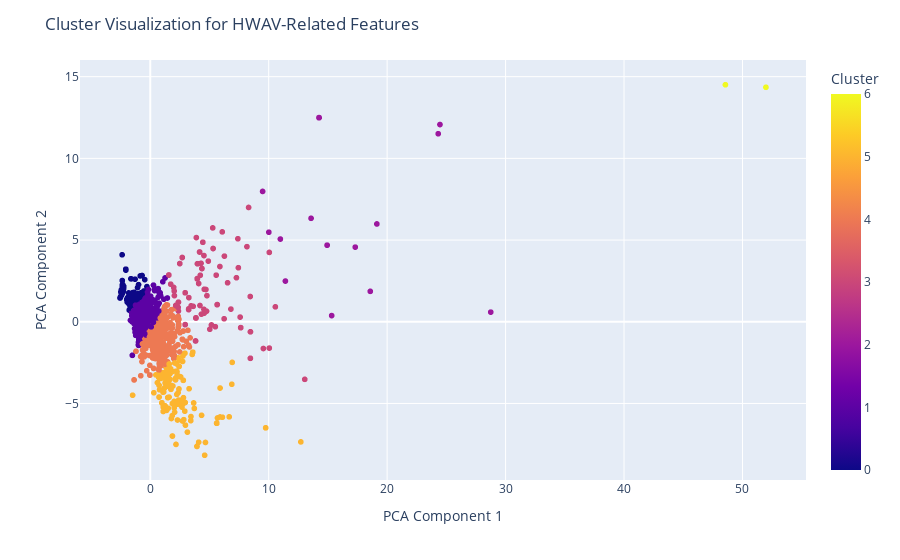

Here is the notebook cell this chart was saved with:
### Code cell
fig

### Figure 1 — Plotly figure (JSON) as saved in the notebook; plotly's stock layout.template omitted (floating-point values rounded to 4 significant figures; data arrays with more than 128 entries replaced by an {"elided": "..."} marker saying what was removed)
{"data": [{"customdata": {"elided": "2960x2 mixed values"}, "hovertemplate": "PCA1=%{x}<br>PCA2=%{y}<br>County=%{customdata[0]}<br>FIPS=%{customdata[1]}<br>Cluster=%{marker.color}<extra></extra>", "legendgroup": "", "marker": {"color": {"elided": "2960 int values"}, "coloraxis": "coloraxis", "symbol": "circle"}, "mode": "markers", "name": "", "showlegend": false, "type": "scattergl", "x": {"elided": "2960 float values"}, "xaxis": "x", "y": {"elided": "2960 float values"}, "yaxis": "y"}], "layout": {"coloraxis": {"colorbar": {"title": {"text": "Cluster"}}, "colorscale": [[0, "#0d0887"], [0.1111, "#46039f"], [0.2222, "#7201a8"], [0.3333, "#9c179e"], [0.4444, "#bd3786"], [0.5556, "#d8576b"], [0.6667, "#ed7953"], [0.7778, "#fb9f3a"], [0.8889, "#fdca26"], [1, "#f0f921"]]}, "legend": {"tracegroupgap": 0}, "margin": {"t": 60}, "title": {"text": "Cluster Visualization for HWAV-Related Features"}, "xaxis": {"anchor": "y", "domain": [0, 1], "title": {"text": "PCA Component 1"}}, "yaxis": {"anchor": "x", "domain": [0, 1], "title": {"text": "PCA Component 2"}}}}
